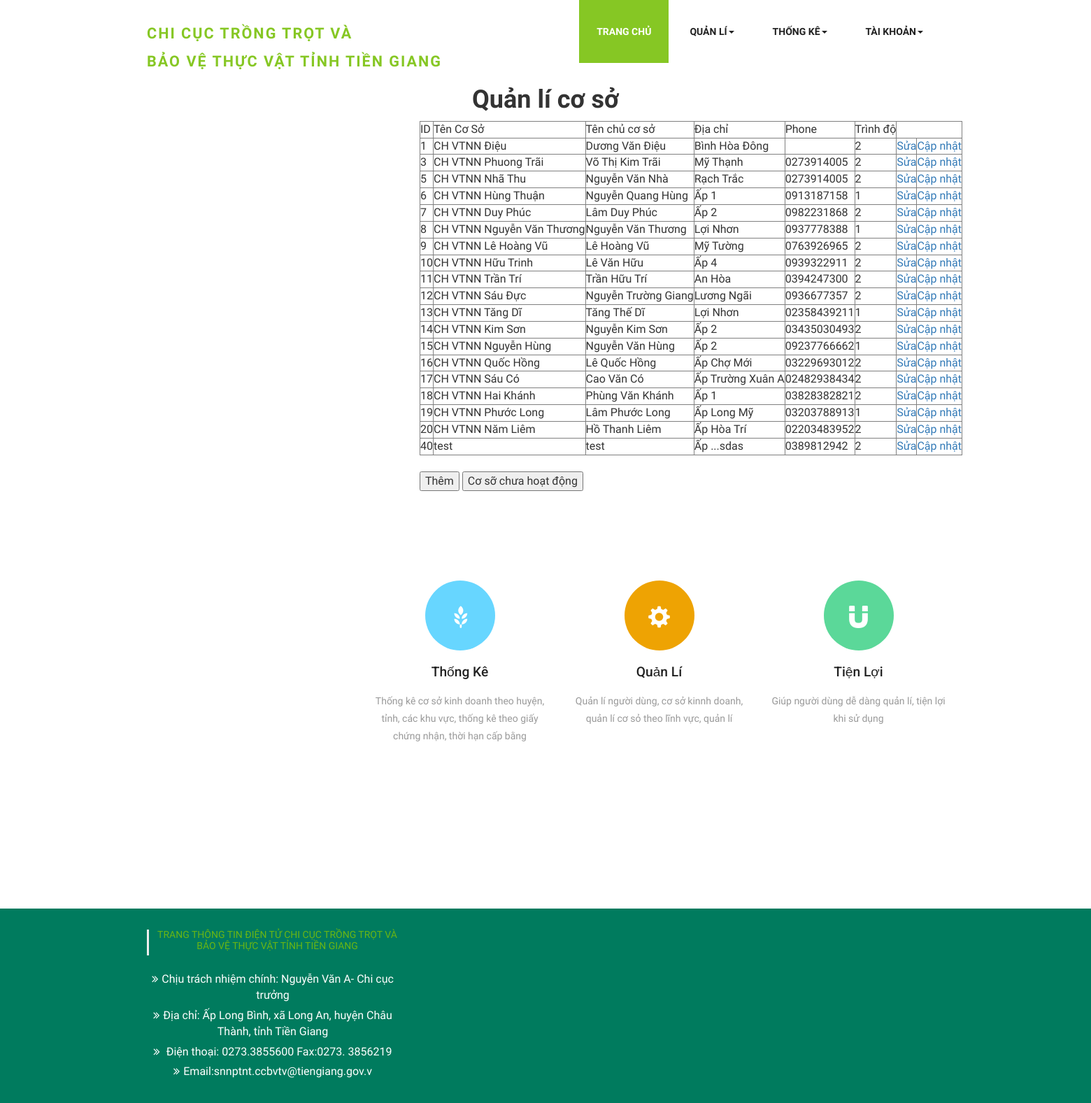
Page /QLCS.php on the committed database.
### tables this page shows
CREATE TABLE `coso` (
  `id_coso` int(11) NOT NULL,
  `id_loaihinh` int(11) NOT NULL,
  `id_tthd` int(20) NOT NULL,
  `id_user` int(11) DEFAULT NULL,
  `id_tinh` int(11) NOT NULL,
  `id_huyen` int(11) NOT NULL,
  `id_xa` int(11) NOT NULL,
  `dia_chi` char(50) NOT NULL,
  `ten_coso` char(50) NOT NULL,
  `ten_chucoso` char(50) NOT NULL,
  `trinhdo_bangcap` int(32) NOT NULL,
  `sdt` char(50) NOT NULL,
  `ghi_chu` char(50) DEFAULT NULL,
  `ngay_tao` date NOT NULL,
  `ngay_update` date NOT NULL,
  `trangthai` int(11) NOT NULL
);

### QLCS.php (the view, shortened to what this page needs)
<!DOCTYPE html>
    <html>
        <head>
            <link href="css/bootstrap.css" rel="stylesheet" type="text/css" media="all" />
            <link rel="stylesheet" href="css/style.css" type="text/css" media="all" />
            <link href="css/font-awesome.css" rel="stylesheet">
            <link href='css/immersive-slider.css' rel='stylesheet' type='text/css'>
            <link rel="stylesheet" href="css/jquery.flipster.css">
     </head>
     <body>
        <div class="header">
            <div class="container">
                <nav class="navbar navbar-default">
                    <div class="navbar-header">
                        <div class="w3layouts-logo">
                            <h1><a href="index.html"><span>CHI CỤC TRỒNG TRỌT VÀ <br>
                                        BẢO VỆ THỰC VẬT TỈNH TIỀN GIANG</span></a></h1>
                        </div>
                    </div>
                    <div class="collapse navbar-collapse nav-wil" id="bs-example-navbar-collapse-1">
                        <nav>
                            <ul class="nav navbar-nav">
                                <li class="active"><a href="admin.php">Trang Chủ</a></li>
                                <li><a href="#" class="dropdown-toggle hvr-sweep-to-bottom" data-toggle="dropdown" role="button" aria-haspopup="true" aria-expanded="false">Quản Lí<span class="caret"></span></a>
                                </li>
                                <li><a href="thongke.php" class="dropdown-toggle hvr-sweep-to-bottom" data-toggle="dropdown" role="button" aria-haspopup="true" aria-expanded="false">Thống Kê<span class="caret"></span></a>
                                </li>
                                <li><a href="taikhoan.php" class="dropdown-toggle hvr-sweep-to-bottom" data-toggle="dropdown" role="button" aria-haspopup="true" aria-expanded="false">Tài khoản<span class="caret"></span></a>
                                </li>
                            </ul>
                        </nav>
                    </div>
                </nav>
            </div>
            </div>
                <h1 style="text-align: center;"><b>Quản lí cơ sở</b></h1>
            <div style="margin-left: 600px;">
               <table border="1">
                    <tr>
                    <td>ID</td>
                    <td>Tên Cơ Sở</td>
                    <td>Tên chủ cơ sở</td>
                    <td>Địa chỉ</td>
                    <td>Phone</td>
                    <td>Trình độ</td>
                    </tr>
                    <?php
                        require 'connect.php';
                        $query=mysqli_query($conn,"select * from `coso` WHERE trangthai='1' ");
                        while($row=mysqli_fetch_array($query)){
                    ?>
                    <tr>
                        <td><?php echo $row['id_coso']; ?></td>
                        <td><?php echo $row['ten_coso']; ?></td>
                        <td><?php echo $row['ten_chucoso']; ?></td>
                        <td><?php echo $row['dia_chi']; ?></td>
                        <td><?php echo $row['sdt']; ?></td>
                        <td><?php echo $row['trinhdo_bangcap']; ?></td>
                        <td><a href="editCS.php?id_coso=<?php echo $row['id_coso']; ?>">Sửa</td>
                        <td><a href="updatetrangthaiCS.php?id_coso=<?php echo $row['id_coso']; ?>">Cập nhật</td>
                    </tr>
                    <?php
                    }
                    ?>
                </table>
                <br>
                <button onclick="document.location='themCS.php'">Thêm</button>
                <button onclick="document.location='QLCSoff.php'">Cơ sỡ chưa hoạt động</button>
            </div>
            <div class="banner-bottom">
        <div class="container" style="margin-left: 500px;" >
            <div class="agileits-banner-bottom">
                <div class="col-md-3 agileits-banner-bottom-grid">
                    <div class="services-grid1">
                        <div class="services-grid-right agile-services-grid-right">
                            <div class="services-grid-right-grid hvr-radial-out blue-grid">
                                <span class="glyphicon glyphicon-grain" aria-hidden="true"></span>
                            </div>
                        </div>
                        <div class="services-grid-left agile-services-grid-left">
                            <h4>Thống Kê</h4>
                            <p> Thống kê cơ sở kinh doanh theo huyện, tỉnh,
                                các khu vực, thống kê theo giấy chứng nhận, thời hạn cấp bằng </p>
                        </div>
                    </div>
                </div>
                <div class="col-md-3 agileits-banner-bottom-grid">
                    <div class="services-grid1">
                        <div class="services-grid-right agile-services-grid-right">
                            <div class="services-grid-right-grid hvr-radial-out orange-grid">
                                <span class="glyphicon glyphicon-cog" aria-hidden="true"></span>
                            </div>
                        </div>
                        <div class="services-grid-left agile-services-grid-left">
                            <h4>Quản Lí</h4>
                            <p>Quản lí người dùng, cơ sở kinnh doanh,
                                quản lí cơ sỏ theo lĩnh vực, quản lí </p>
                        </div>
                    </div>
                </div>
                <div class="col-md-3 agileits-banner-bottom-grid">
                    <div class="services-grid1">
                        <div class="services-grid-right agile-services-grid-right">
                            <div class="services-grid-right-grid hvr-radial-out green-grid">
                                <span class="glyphicon glyphicon-magnet" aria-hidden="true"></span>
                            </div>
                        </div>
                        <div class="services-grid-left agile-services-grid-left">
                            <h4>Tiện lợi</h4>
                            <p>Giúp người dùng dễ dàng quản lí, tiện lợi khi sử dụng</p>
                        </div>
                    </div>
                </div>
            </div>
        </div>
    </div>
            <footer>
                <section id="footer">
                    <div class="container">
                        <div class="row text-center text-xs-center text-sm-left text-md-left">
                            <div class="col-xs-12 col-sm-4 col-md-4">
                                <h5>TRANG THÔNG TIN ĐIỆN TỬ CHI CỤC TRỒNG TRỌT VÀ BẢO VỆ THỰC VẬT TỈNH TIỀN GIANG</h5>
                                <ul class="list-unstyled quick-links">
                                    <li><a href="javascript:void();"><i class="fa fa-angle-double-right"></i>Chịu trách nhiệm chính: Nguyễn Văn A- Chi cục trưởng</a></li>
                                    <li><a href="javascript:void();"><i class="fa fa-angle-double-right"></i>Địa chỉ: Ấp Long Bình, xã Long An, huyện Châu Thành, tỉnh Tiền Giang</a></li>
                                    <li><a href="javascript:void();"><i class="fa fa-angle-double-right"></i> Điện thoại: 0273.3855600 Fax:0273. 3856219</a></li>
                                    <li><a href="javascript:void();"><i class="fa fa-angle-double-right"></i>Email:snnptnt.ccbvtv@tiengiang.gov.v</a></li>
                                </ul>
                            </div>
                        </div>
                    </div>
                </section>
            </footer>
    </body>
    </html>

### rows in the picture
coso: id_coso "1", ten_coso "CH VTNN Điệu", ten_chucoso "Dương Văn Điệu", dia_chi "Bình Hòa Đông", trinhdo_bangcap "2"
coso: id_coso "3", ten_coso "CH VTNN Phuong Trãi", ten_chucoso "Võ Thị Kim Trãi", dia_chi "Mỹ Thạnh", sdt "0273914005", trinhdo_bangcap "2"
coso: id_coso "5", ten_coso "CH VTNN Nhã Thu", ten_chucoso "Nguyễn Văn Nhà", dia_chi "Rạch Trắc", sdt "0273914005", trinhdo_bangcap "2"
coso: id_coso "6", ten_coso "CH VTNN Hùng Thuận", ten_chucoso "Nguyễn Quang Hùng", dia_chi "Ấp 1", sdt "0913187158", trinhdo_bangcap "1"
coso: id_coso "7", ten_coso "CH VTNN Duy Phúc", ten_chucoso "Lâm Duy Phúc", dia_chi "Ấp 2", sdt "0982231868", trinhdo_bangcap "2"
coso: id_coso "8", ten_coso "CH VTNN Nguyễn Văn Thương", ten_chucoso "Nguyễn Văn Thương", dia_chi "Lợi Nhơn", sdt "0937778388", trinhdo_bangcap "1"
coso: id_coso "9", ten_coso "CH VTNN Lê Hoàng Vũ", ten_chucoso "Lê Hoàng Vũ", dia_chi "Mỹ Tường", sdt "0763926965", trinhdo_bangcap "2"
coso: id_coso "10", ten_coso "CH VTNN Hữu Trinh", ten_chucoso "Lê Văn Hữu", dia_chi "Ấp 4", sdt "0939322911", trinhdo_bangcap "2"
coso: id_coso "11", ten_coso "CH VTNN Trần Trí", ten_chucoso "Trần Hữu Trí", dia_chi "An Hòa", sdt "0394247300", trinhdo_bangcap "2"
coso: id_coso "12", ten_coso "CH VTNN Sáu Đực", ten_chucoso "Nguyễn Trường Giang", dia_chi "Lương Ngãi", sdt "0936677357", trinhdo_bangcap "2"
coso: id_coso "13", ten_coso "CH VTNN Tăng Dĩ", ten_chucoso "Tăng Thế Dĩ", dia_chi "Lợi Nhơn", sdt "02358439211", trinhdo_bangcap "1"
coso: id_coso "14", ten_coso "CH VTNN Kim Sơn", ten_chucoso "Nguyễn Kim Sơn", dia_chi "Ấp 2", sdt "03435030493", trinhdo_bangcap "2"
coso: id_coso "15", ten_coso "CH VTNN Nguyễn Hùng", ten_chucoso "Nguyễn Văn Hùng", dia_chi "Ấp 2", sdt "09237766662", trinhdo_bangcap "1"
coso: id_coso "16", ten_coso "CH VTNN Quốc Hồng", ten_chucoso "Lê Quốc Hồng", dia_chi "Ấp Chợ Mới", sdt "03229693012", trinhdo_bangcap "2"
coso: id_coso "17", ten_coso "CH VTNN Sáu Có", ten_chucoso "Cao Văn Có", dia_chi "Ấp Trường Xuân A", sdt "02482938434", trinhdo_bangcap "2"
coso: id_coso "18", ten_coso "CH VTNN Hai Khánh", ten_chucoso "Phùng Văn Khánh", dia_chi "Ấp 1", sdt "03828382821", trinhdo_bangcap "2"
coso: id_coso "19", ten_coso "CH VTNN Phước Long", ten_chucoso "Lâm Phước Long", dia_chi "Ấp Long Mỹ", sdt "03203788913", trinhdo_bangcap "1"
coso: id_coso "20", ten_coso "CH VTNN Năm Liêm", ten_chucoso "Hồ Thanh Liêm", dia_chi "Ấp Hòa Trí", sdt "02203483952", trinhdo_bangcap "2"
coso: id_coso "40", ten_coso "test", ten_chucoso "test", dia_chi "Ấp ...sdas", sdt "0389812942", trinhdo_bangcap "2"
